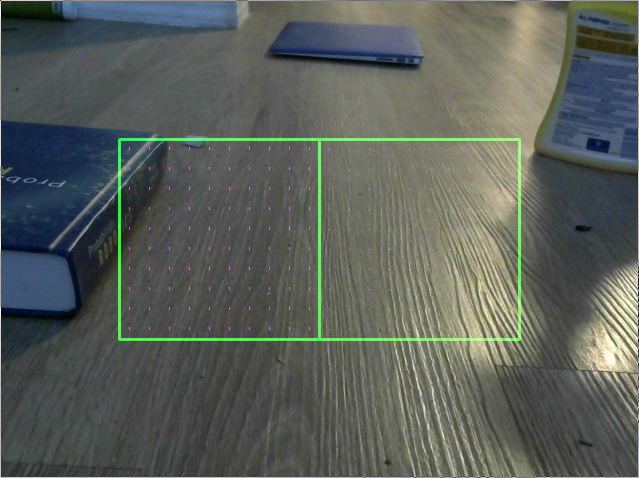
#> input picture object-sensor.png, 639 x 478 px, given in place of the camera
$ python testCam.py
#> lines starting #> are read from the running program, lines starting #| are printed output that depends on the picture; after the words box and inside, x2 and y2 are one past the last pixel; in counts of white or black regions, pixels touching at a corner belong together
import numpy as np
import cv2
import time
#from getch import _Getch
import sys
import signal

def signal_handler(signal, frame):
    print('you pressed ctrl+c')
    cap.release()
    #out.release()
    cv2.destroyAllWindows()
    sys.exit(0)
signal.signal(signal.SIGINT, signal_handler)


cap = cv2.VideoCapture(0)
lower_blue = np.array([100,50,50])
upper_blue = np.array([130,255,255])
# [4 lines of commented-out code are left out]
start_time = time.time()
while(True):
    ret, frame = cap.read()
#> frame is the input picture: shape (478, 639, 3); mean B, G, R 89.8, 96.1, 90.3
    #if ret==True:
    #   out.write(frame)
    hsv = cv2.cvtColor(frame, cv2.COLOR_BGR2HSV)
#> hsv: shape (478, 639, 3); mean H, S, V 53, 44.5, 100.8
    mask = cv2.inRange(hsv, lower_blue, upper_blue)
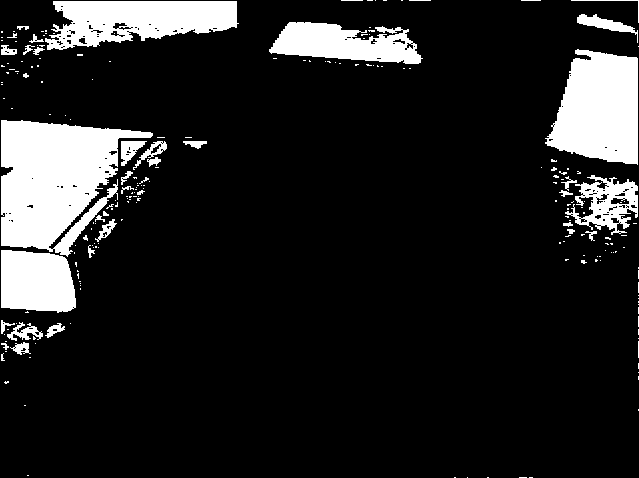
#> mask: shape (478, 639); 13.5% white; 221 white regions (181 under 20 px), largest, box (x1, y1, x2, y2) and area: (1, 120, 153, 257) 12622, (545, 49, 638, 165) 8003, (45, 1, 239, 50) 6424
    res = cv2.bitwise_and(frame, frame, mask=mask)
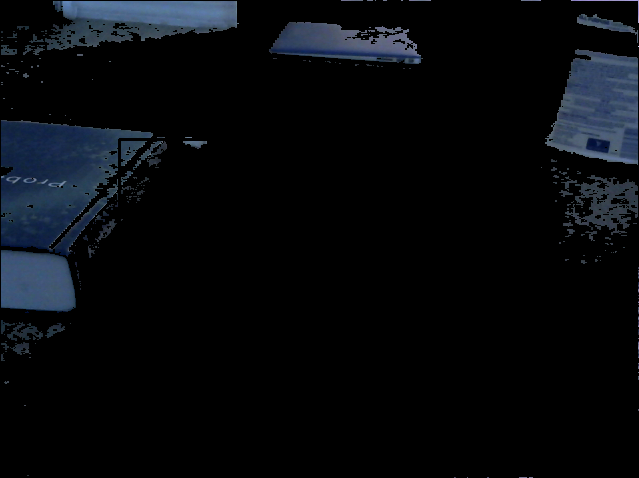
#> res: shape (478, 639, 3); mean B, G, R 12.7, 9.3, 7
    print(hsv[0])
#> (printed output is left out)
    cv2.imshow('frame', frame)
    cv2.imshow('mask', mask)
    cv2.imshow('res',res)
    if cv2.waitKey(1) & 0xFF == ord('q'):
#> (key q is pressed here)
        break
cap.release()
#out.release()
cv2.destroyAllWindows()
